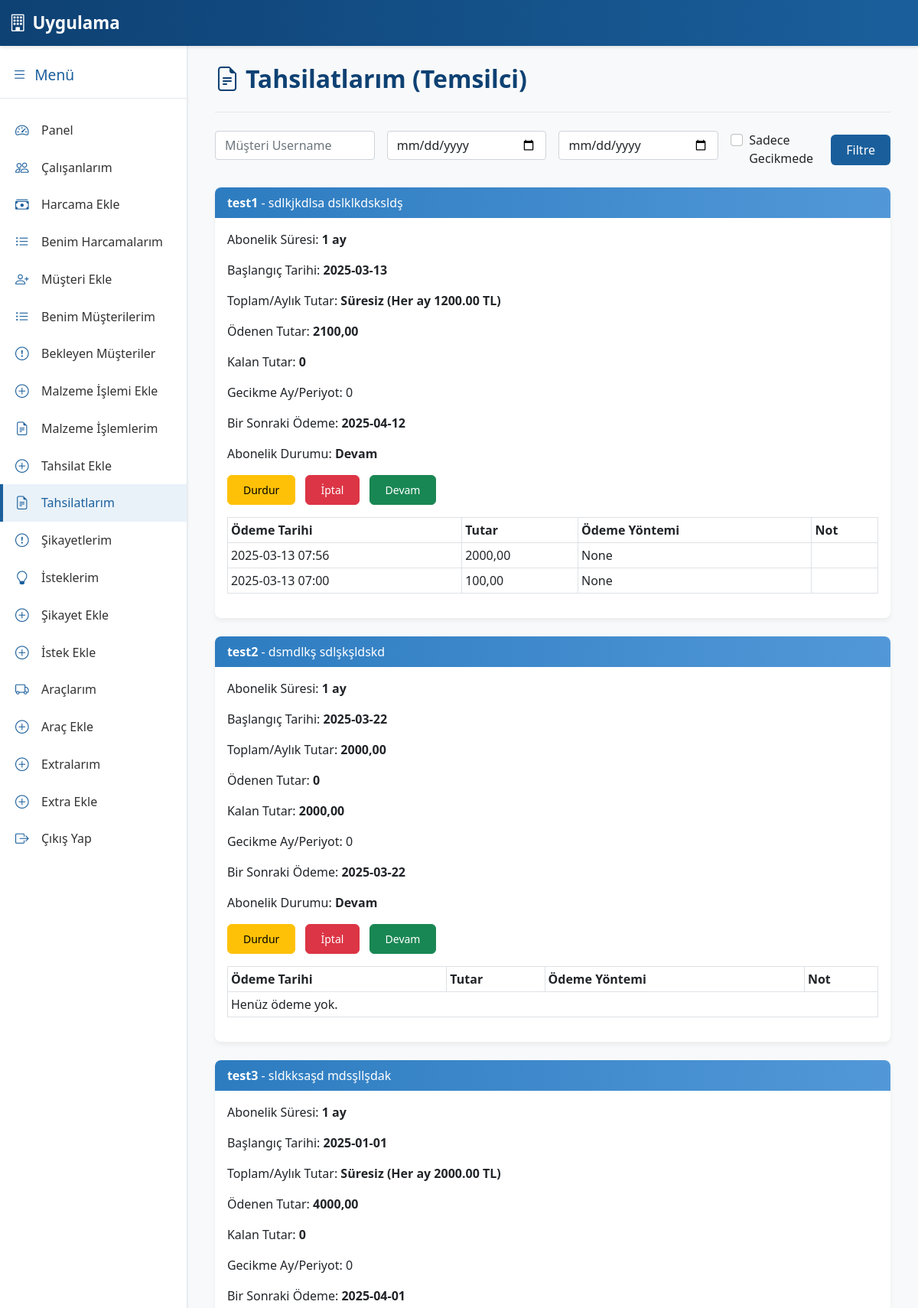
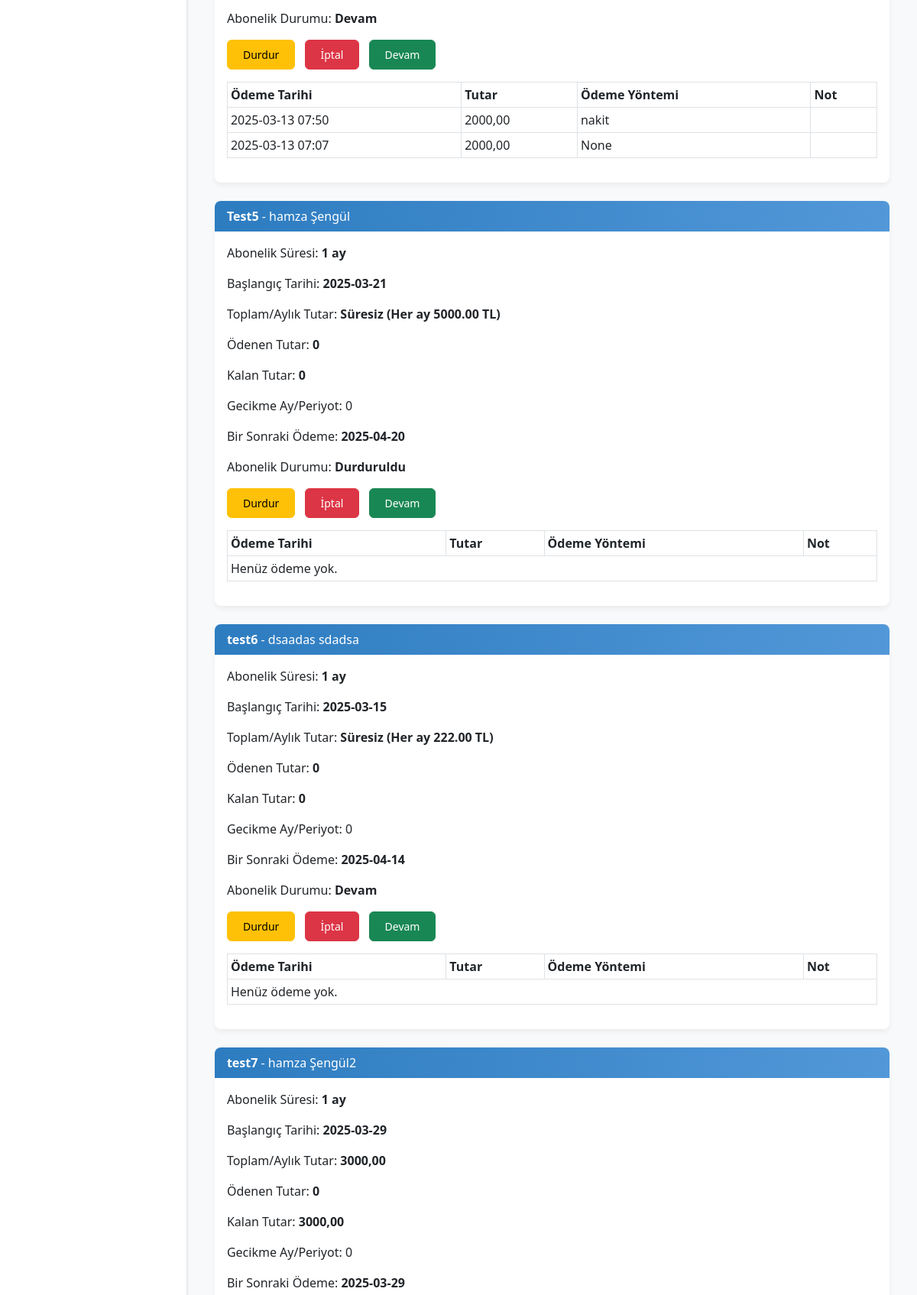
The app's page /list-payments-rep/ (signed in, upper part) with its own data (2 pictures, top to bottom).
### core/models.py (models this page shows, shortened)
class Customer(models.Model):
    AGREEMENT_STATUS_CHOICES = (
    ('beklemede', 'Beklemede'),
    ('olumlu', 'Olumlu'),
    ('olumsuz', 'Olumsuz'),
)
    rep = models.ForeignKey(settings.AUTH_USER_MODEL, on_delete=models.CASCADE,
                            verbose_name="Temsilci")  # Kaydı oluşturan temsilci
    username = models.CharField(max_length=150, unique=True)
    first_name = models.CharField(max_length=150)
    last_name = models.CharField(max_length=150)
    identification = models.CharField(max_length=100, blank=True, null=True, verbose_name="TC/Vergi No")
    tax_office = models.CharField(max_length=150, blank=True, null=True, verbose_name="Vergi Dairesi")
    address = models.TextField()
    subscription_type = models.ForeignKey(SubscriptionType, on_delete=models.SET_NULL, null=True)
    subscription_duration = models.ForeignKey(SubscriptionDuration, on_delete=models.SET_NULL, null=True)
    subscription_start_date = models.DateField()
    payment_type = models.ForeignKey(PaymentType, on_delete=models.SET_NULL, null=True)
    amount = models.DecimalField(max_digits=10, decimal_places=2)
    description = models.TextField(blank=True, null=True)
    agreement_status = models.CharField(max_length=10, choices=AGREEMENT_STATUS_CHOICES)
    created_at = models.DateTimeField(auto_now_add=True)

class SubscriptionDuration(models.Model):
    name = models.CharField(max_length=50)

class Payment(models.Model):
    customer = models.ForeignKey(Customer, on_delete=models.CASCADE, related_name="payments")
    payment_date = models.DateTimeField(auto_now_add=True)
    paid_amount = models.DecimalField(max_digits=10, decimal_places=2, verbose_name="Ödenen Tutar")
    note = models.TextField(blank=True, null=True, verbose_name="Not")
    payment_method = models.CharField(max_length=100, blank=True, null=True, verbose_name="Ödeme Yöntemi")

### core/views.py (the view, shortened to what this page needs)
# urls.py: path('list-payments-rep/', views.list_payments_rep, name='list_payments_rep'),
@login_required
def list_payments_rep(request):
    if request.user.is_superuser or (request.user.level and request.user.level < 2):
        return redirect('home')
    customers = Customer.objects.filter(rep=request.user)
    q_username = request.GET.get('q_username', '').strip()
    q_first_name = request.GET.get('q_first_name', '').strip()
    q_last_name = request.GET.get('q_last_name', '').strip()
    date_from = request.GET.get('date_from', '')
    date_to = request.GET.get('date_to', '')
    late_flag = request.GET.get('late', '')
    q_status = request.GET.get('status', '')
    q_min_rem = request.GET.get('min_remaining', '')
    q_max_rem = request.GET.get('max_remaining', '')
    if q_username:
        customers = customers.filter(username__icontains=q_username)
    if q_first_name:
        customers = customers.filter(first_name__icontains=q_first_name)
    if q_last_name:
        customers = customers.filter(last_name__icontains=q_last_name)
    if q_status:
        customers = customers.filter(agreement_status=q_status)
    customer_list = []
    for cust in customers:
        analysis = analyze_customer_payment(cust)
        payments = cust.payments.all().order_by("-payment_date")
        if date_from:
            payments = payments.filter(payment_date__date__gte=date_from)
        if date_to:
            payments = payments.filter(payment_date__date__lte=date_to)
        if late_flag == "1" and not analysis["is_late"]:
            continue
        rem = analysis["remaining_amount"]
        customer_list.append({
            "customer": cust,
            "analysis": analysis,
            "payments": payments,
        })
    return render(request, "list_payments_rep.html", {
        "customer_list": customer_list
    })

### core/templates/list_payments_rep.html (shortened to what this page needs)
{% extends "base.html" %}
{% block content %}
<div class="container">
  <div class="page-header">
    <h2><i class="bi bi-file-earmark-text me-2"></i>Tahsilatlarım (Temsilci)</h2>
  </div>
  <form method="get" class="row g-3 mb-4">
    <div class="col-md-3">
      <input type="text" name="customer" class="form-control" placeholder="Müşteri Username" value="{{ request.GET.customer }}">
    </div>
    <div class="col-md-3">
      <input type="date" name="date_from" class="form-control" placeholder="Başlangıç Tarihi" value="{{ request.GET.date_from }}">
    </div>
    <div class="col-md-3">
      <input type="date" name="date_to" class="form-control" placeholder="Bitiş Tarihi" value="{{ request.GET.date_to }}">
    </div>
    <div class="col-md-3 d-flex align-items-center">
      <div class="form-check me-3">
        <input type="checkbox" class="form-check-input" id="lateCheck" name="late" value="1"
               {% if request.GET.late == "1" %}checked{% endif %}>
        <label for="lateCheck" class="form-check-label">Sadece Gecikmede</label>
      </div>
      <button type="submit" class="btn btn-corporate">Filtre</button>
    </div>
  </form>
  {% for item in customer_list %}
    {% with cust=item.customer analysis=item.analysis payments=item.payments %}
      <div class="card mb-4">
        <div class="card-header">
          <strong>{{ cust.username }}</strong> - {{ cust.first_name }} {{ cust.last_name }}
        </div>
        <div class="card-body">
          <p>Abonelik Süresi: <strong>{{ cust.subscription_duration.name }}</strong></p>
          <p>Başlangıç Tarihi: <strong>{{ cust.subscription_start_date|date:"Y-m-d" }}</strong></p>
          <p>Toplam/Aylık Tutar: <strong>{{ analysis.total_amount }}</strong></p>
          <p>Ödenen Tutar: <strong>{{ analysis.total_paid }}</strong></p>
          <p>Kalan Tutar: <strong>{{ analysis.remaining_amount }}</strong></p>
          <p>
            Gecikme Ay/Periyot: {{ analysis.missed_months }}
          </p>
          <p>
            Bir Sonraki Ödeme:
            {% if analysis.next_payment_date %}
              <strong>{{ analysis.next_payment_date|date:"Y-m-d" }}</strong>
            {% else %}
              -
            {% endif %}
          </p>
          <p>Abonelik Durumu:
            <strong>
              {% if cust.agreement_status == 'olumlu' %}Devam{% endif %}
              {% if cust.agreement_status == 'beklemede' %}Durduruldu{% endif %}
            </strong>
          </p>
          <div class="mt-3">
            <a href="{% url 'change_subscription_status' cust.id 'durdur' %}" class="btn btn-warning btn-sm me-2">Durdur</a>
            <a href="{% url 'change_subscription_status' cust.id 'iptal' %}" class="btn btn-danger btn-sm me-2">İptal</a>
            <a href="{% url 'change_subscription_status' cust.id 'devam' %}" class="btn btn-success btn-sm">Devam</a>
          </div>
        </div>
        <div class="table-responsive px-3 pb-3">
          <table class="table table-sm table-bordered">
            <thead>
              <tr>
                <th>Ödeme Tarihi</th>
                <th>Tutar</th>
                <th>Ödeme Yöntemi</th>
                <th>Not</th>
              </tr>
            </thead>
            <tbody>
              {% for pay in payments %}
              <tr>
                <td>{{ pay.payment_date|date:"Y-m-d H:i" }}</td>
                <td>{{ pay.paid_amount }}</td>
                <td>{{ pay.payment_method }}</td>
                <td>{{ pay.note }}</td>
              </tr>
              {% empty %}
              <tr><td colspan="4">Henüz ödeme yok.</td></tr>
              {% endfor %}
            </tbody>
          </table>
        </div>
      </div>
    {% endwith %}
  {% endfor %}
</div>
{% endblock %}

### core/templates/base.html (style rules this page uses)
:root { --primary-color: #1a5f9c; --primary-light: #2d7cc0; --primary-lighter: #5298d8; --primary-dark: #0e4173; --accent-color: #3498db; --text-light: #ffffff; --text-dark: #333333; --background-light: #f8f9fa; --border-color: #e2e8f0; }
body { background-color: var(--background-light); font-family: 'Segoe UI', Roboto, Arial, sans-serif; }
.btn-corporate { background-color: var(--primary-color); color: var(--text-light); border: none; transition: all 0.3s ease; }
.card { border-radius: 8px; box-shadow: 0 4px 6px rgba(0,0,0,0.05); border: none; margin-bottom: 1.5rem; transition: all 0.3s ease; }
.card-header { background: linear-gradient(to right, var(--primary-light), var(--primary-lighter)); color: var(--text-light); border-bottom: none; border-radius: 8px 8px 0 0 !important; font-weight: 500; }
.btn { border-radius: 6px; padding: 0.5rem 1.25rem; font-weight: 500; transition: all 0.3s ease; }
.btn-danger { background-color: #dc3545; border-color: #dc3545; }
.page-header { margin-bottom: 1.5rem; padding-bottom: 1rem; border-bottom: 1px solid var(--border-color); }
.page-header h2 { color: var(--primary-dark); font-weight: 600; }

### records on screen
Customer: customer.username "test1", customer.first_name "sdlkjkdlsa", customer.last_name "dslklkdsksldş", customer.subscription_duration.name "1 ay", customer.subscription_start_date "2025-03-13", analysis.total_amount "Süresiz (Her ay 1200.00 TL)", analysis.total_paid "2100,00", analysis.remaining_amount "0", analysis.missed_months "0", analysis.next_payment_date "2025-04-12", agreement_status "Devam"
Payment: payment_date "2025-03-13 07:56", paid_amount "2000,00", payment_method "None"
Payment: payment_date "2025-03-13 07:00", paid_amount "100,00", payment_method "None"
Customer: customer.username "test2", customer.first_name "dsmdlkş", customer.last_name "sdlşkşldskd", customer.subscription_duration.name "1 ay", customer.subscription_start_date "2025-03-22", analysis.total_amount "2000,00", analysis.total_paid "0", analysis.remaining_amount "2000,00", analysis.missed_months "0", analysis.next_payment_date "2025-03-22", agreement_status "Devam"
Customer: customer.username "test3", customer.first_name "sldkksaşd", customer.last_name "mdsşllşdak", customer.subscription_duration.name "1 ay", customer.subscription_start_date "2025-01-01", analysis.total_amount "Süresiz (Her ay 2000.00 TL)", analysis.total_paid "4000,00", analysis.remaining_amount "0", analysis.missed_months "0", analysis.next_payment_date "2025-04-01", agreement_status "Devam"
Payment: payment_date "2025-03-13 07:50", paid_amount "2000,00", payment_method "nakit"
Payment: payment_date "2025-03-13 07:07", paid_amount "2000,00", payment_method "None"
Customer: customer.username "Test5", customer.first_name "hamza", customer.last_name "Şengül", customer.subscription_duration.name "1 ay", customer.subscription_start_date "2025-03-21", analysis.total_amount "Süresiz (Her ay 5000.00 TL)", analysis.total_paid "0", analysis.remaining_amount "0", analysis.missed_months "0", analysis.next_payment_date "2025-04-20", agreement_status "Durduruldu"
Customer: customer.username "test6", customer.first_name "dsaadas", customer.last_name "sdadsa", customer.subscription_duration.name "1 ay", customer.subscription_start_date "2025-03-15", analysis.total_amount "Süresiz (Her ay 222.00 TL)", analysis.total_paid "0", analysis.remaining_amount "0", analysis.missed_months "0", analysis.next_payment_date "2025-04-14", agreement_status "Devam"
Customer: customer.username "test7", customer.first_name "hamza", customer.last_name "Şengül2", customer.subscription_duration.name "1 ay", customer.subscription_start_date "2025-03-29", analysis.total_amount "3000,00", analysis.total_paid "0", analysis.remaining_amount "3000,00", analysis.missed_months "0", analysis.next_payment_date "2025-03-29"
